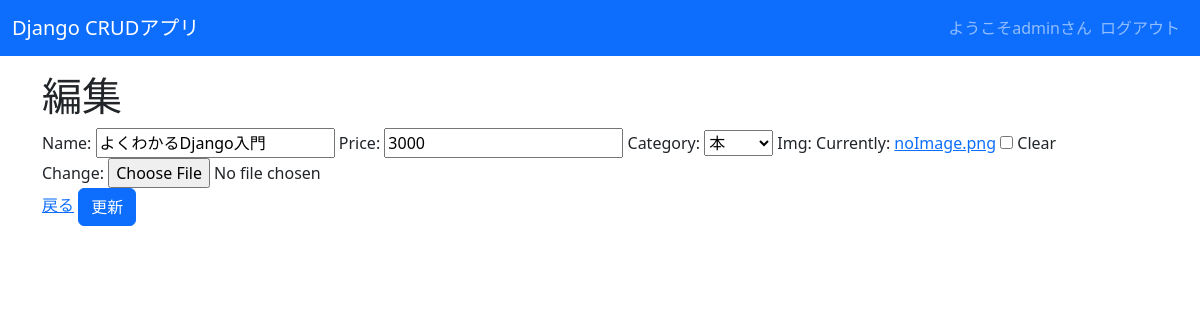
Screenshot of /crud/edit/1 (signed in) with the database file from the repository.
### crud/models.py (models this page shows, shortened)
class Product(models.Model):
    name = models.CharField(max_length=200)
    price = models.PositiveIntegerField()
    category = models.ForeignKey(Category, on_delete=models.CASCADE)
    img = models.ImageField(blank=True, default='noImage.png')

class Category(models.Model):
    name = models.CharField(max_length=200)
    def __str__(self):
        return self.name

### crud/views.py (the view)
# urls.py: path('crud/edit/<int:pk>', views.ProductUpdateView.as_view(), name="edit"),
class ProductUpdateView(LoginRequiredMixin, UpdateView):
    model = Product
    fields = '__all__'
    template_name_suffix = '_update_form'

### crud/templates/crud/product_update_form.html (shortened to what this page needs)
{% extends "base.html" %}
{% load bootstrap %}
{% block content %}
<h1>編集</h1>
<form method="post" enctype="multipart/form-data">
    {{ form|bootstrap }}
    <br>
    <a href="{% url 'list' %}">戻る</a>
    <input type="submit" class="btn btn-primary" value="更新">
</form>
{% endblock %}

### crud/templates/base.html (shortened to what this page needs)
<!DOCTYPE html>
<html>
    <head>
        <link href="https://cdn.jsdelivr.net/npm/bootstrap@5.3.0-alpha3/dist/css/bootstrap.min.css" rel="stylesheet">
    </head>
    <body>
        <nav class="navbar navbar-expand-lg navbar-dark bg-primary" style="margin-bottom: 1rem">
            <div class="container-fluid">
                <a class="navbar-brand" href="{% url 'list' %}">Django CRUDアプリ</a>
                <div class="collapse navbar-collapse" id="navbarNav">
                    <ul class="navbar-nav ms-auto">
                        {% if request.user.is_authenticated %}
                        <span class="navbar-text">
                            ようこそ{{ user.get_username }}さん
                        </span>
                        <li class="nav-item">
                            <a class="nav-link" href="{% url 'logout' %}">ログアウト</a>
                        </li>
                        {% else %}
                        <li class="nav-item">
                            <a class="nav-link" href="{% url 'login' %}">ログイン</a>
                        </li>
                        {% endif %}
                    </ul>
                </div>
            </div>
        </nav>
        <div class="container">
            {% block content %}{% endblock %}
        </div>
    </body>
</html>

### rows the page displays
Product: name "よくわかるDjango入門", price "3000", category "本"

### other values shown
{{ user.get_username }} "admin"
